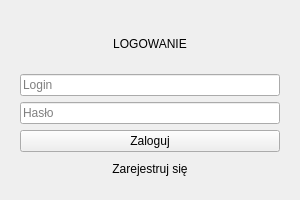
<?xml version="1.0" encoding="UTF-8"?>
<ui version="4.0">
 <class>LoginWidget</class>
 <widget class="QWidget" name="LoginWidget">
  <property name="geometry">
   <rect>
    <x>0</x>
    <y>0</y>
    <width>300</width>
    <height>200</height>
   </rect>
  </property>
  <property name="windowTitle">
   <string>System Bankowy z Wieloma Kontami</string>
  </property>
  <layout class="QVBoxLayout" name="verticalLayout_2">
   <item>
    <layout class="QVBoxLayout" name="verticalLayout">
     <property name="leftMargin">
      <number>0</number>
     </property>
     <property name="topMargin">
      <number>0</number>
     </property>
     <property name="rightMargin">
      <number>0</number>
     </property>
     <property name="bottomMargin">
      <number>0</number>
     </property>
     <item>
      <widget class="QStackedWidget" name="stackedWidget">
       <property name="currentIndex">
        <number>0</number>
       </property>
       <widget class="QWidget" name="loginPage">
        <layout class="QVBoxLayout" name="vbox1">
         <item>
          <widget class="QLabel" name="label">
           <property name="text">
            <string>LOGOWANIE</string>
           </property>
           <property name="alignment">
            <set>Qt::AlignmentFlag::AlignCenter</set>
           </property>
          </widget>
         </item>
         <item>
          <widget class="QLineEdit" name="editUser">
           <property name="placeholderText">
            <string>Login</string>
           </property>
          </widget>
         </item>
         <item>
          <widget class="QLineEdit" name="editPass">
           <property name="echoMode">
            <enum>QLineEdit::EchoMode::Password</enum>
           </property>
           <property name="placeholderText">
            <string>Hasło</string>
           </property>
          </widget>
         </item>
         <item>
          <widget class="QPushButton" name="btnLogin">
           <property name="text">
            <string>Zaloguj</string>
           </property>
          </widget>
         </item>
         <item>
          <widget class="QPushButton" name="btnGoToRegister">
           <property name="text">
            <string>Zarejestruj się</string>
           </property>
           <property name="flat">
            <bool>true</bool>
           </property>
          </widget>
         </item>
        </layout>
       </widget>
      </widget>
     </item>
    </layout>
   </item>
  </layout>
 </widget>
 <resources/>
 <connections/>
</ui>
